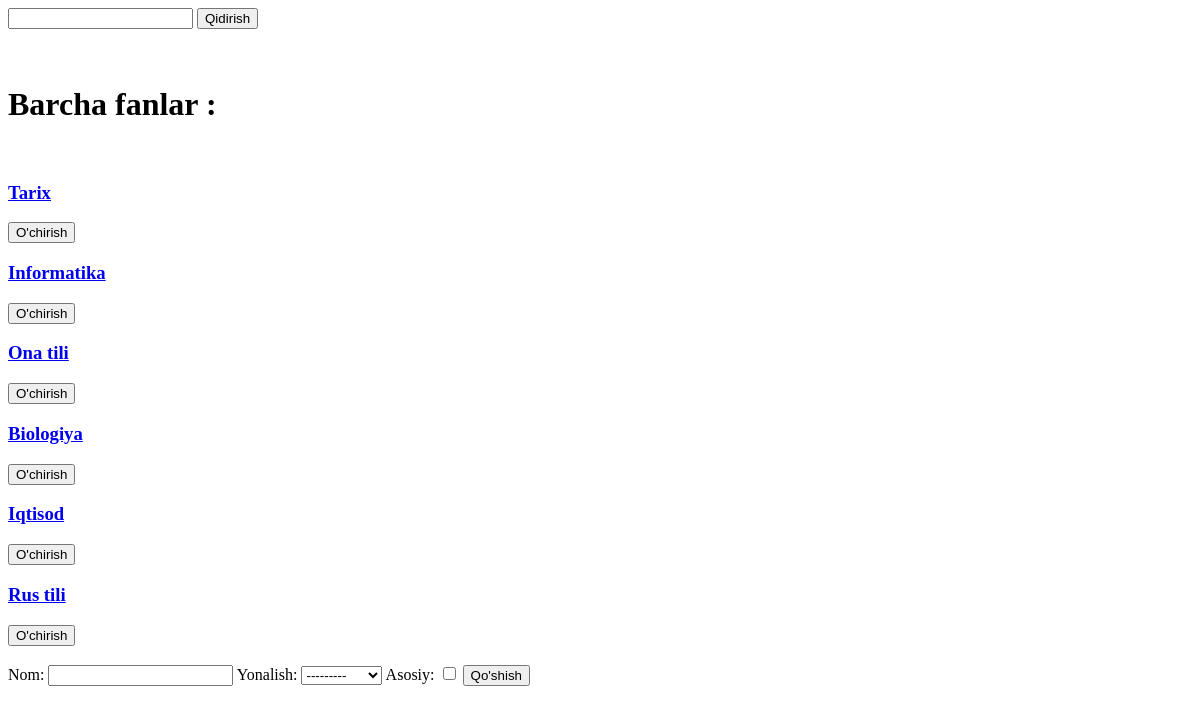
The page /barcha_fanlar/ on the database as committed earlier.
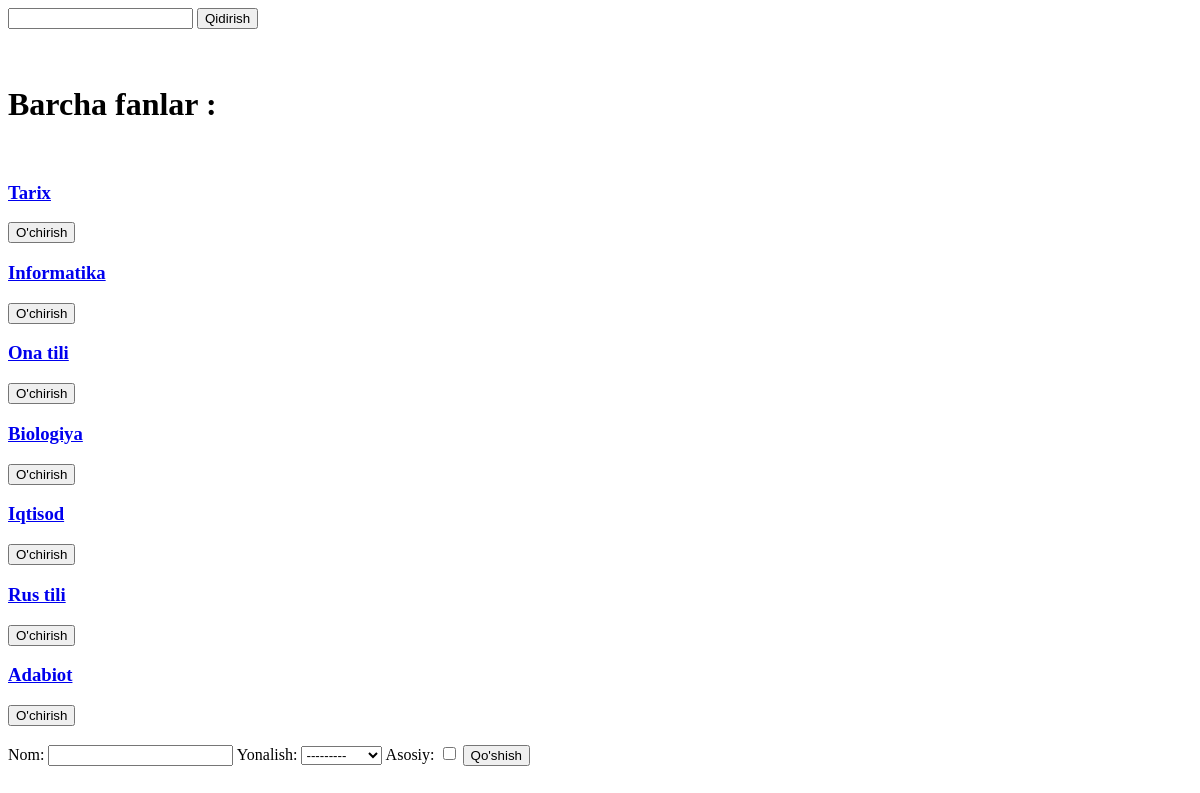
The same page on the database as committed later.
### asosiy/models.py (models this page shows, shortened)
class Fan(models.Model):
    nom = models.CharField(max_length=50)
    yonalish = models.ForeignKey(Yonalish, on_delete=models.CASCADE)
    asosiy = models.BooleanField()

### asosiy/views.py (the view)
# urls.py: path('barcha_fanlar/',barcha_fanlar),
def barcha_fanlar(sorov):
    if sorov.method == 'POST':
        forma = FanForm(sorov.POST)
        if forma.is_valid():
            forma.save()
        return redirect('/barcha_fanlar/')
    soz = sorov.GET.get('qidiruv')
    if soz == "" or soz is None:
        content = {
            "fanlar": Fan.objects.all(),
            "yonalishlar": Yonalish.objects.all(),
            "forma": FanForm()
        }
    else:
        content = {
            "fanlar": Fan.objects.filter(nom__contains = soz),
            "yonalishlar": Yonalish.objects.filter(nom__contains = soz),
            "forma": FanForm()
        }
    return render(sorov, 'barcha_fanlar.html',content)

### asosiy/forms.py
class FanForm(forms.ModelForm):
    class Meta:
        model = Fan
        fields = '__all__'

### asosiy/models.py (called while the page is built)
    def __str__(self):
        return self.nom

### templates/barcha_fanlar.html (shortened to what this page needs)
<!DOCTYPE html>
<html lang="en">
<head>
</head>
<body>
    <form method="get">
        <input type="text" name="qidiruv">
        <button>Qidirish</button>
    </form>
    <br>
    <br>
    <h1> Barcha fanlar :</h1>
    <br>
    {% for fan in fanlar %}
   <h3> <a href="/fan_ozgartir/{{fan.id}}/">{{fan.nom}}</a ></h3>
    <a href = /fan_ochir/{{fan.id}}/><button> O'chirish </button></a>
    {% endfor %}
    <br>
    <br>
 <form method="post">{% csrf_token %}
     {{forma}}
     <button type ="submit" > Qo'shish </button>
    </form>
    <br>
</body>
</html>

Rows that differ between the two databases and show on the page:
added Fan: nom "Adabiot"
